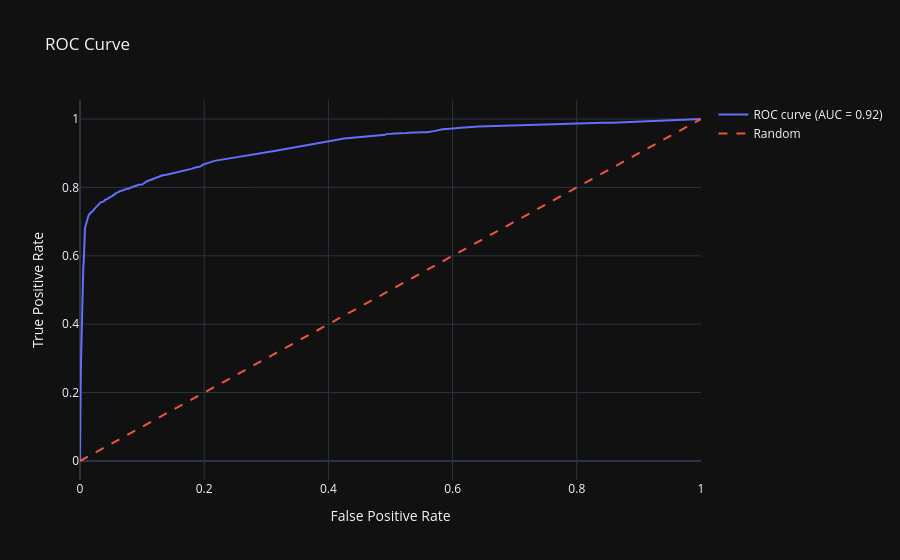

Write notebook code for a chart like this one.
### Code cell
dt_visualizer.plot_roc_curve()

### Figure 1 — Plotly figure (JSON) as saved in the notebook; plotly's stock layout.template omitted (floating-point values rounded to 4 significant figures; data arrays with more than 128 entries replaced by an {"elided": "..."} marker saying what was removed)
{"data": [{"mode": "lines", "name": "ROC curve (AUC = 0.92)", "x": {"elided": "129 float values"}, "y": {"elided": "129 float values"}, "type": "scatter"}, {"line": {"dash": "dash"}, "mode": "lines", "name": "Random", "x": [0, 1], "y": [0, 1], "type": "scatter"}], "layout": {"title": {"text": "ROC Curve"}, "xaxis": {"title": {"text": "False Positive Rate"}}, "yaxis": {"title": {"text": "True Positive Rate"}}, "showlegend": true}}
